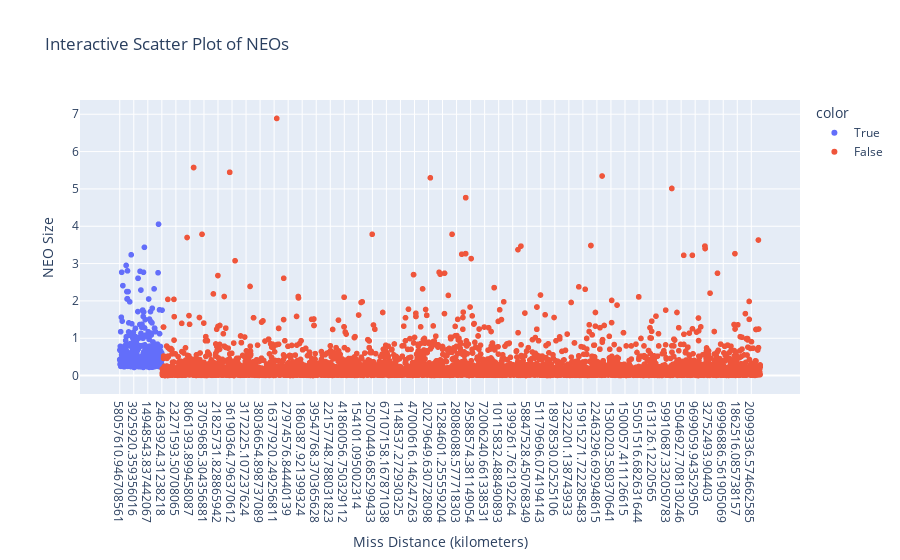

Write notebook code for a chart like this one.
### Code cell
import plotly.express as px

# Initialize lists to store data for the scatter plot
neo_names = []
neo_sizes = []
neo_distances = []
neo_hazardous = []

# Iterate over the fetched data
for d in data:
    near_earth_objects = d['near_earth_objects']
    for date_str, neo_list in near_earth_objects.items():
        for neo in neo_list:
            # Extract NEO data
            name = neo['name']
            size = neo['estimated_diameter']['kilometers']['estimated_diameter_max']
            distance = neo['close_approach_data'][0]['miss_distance']['kilometers']
            hazardous = neo['is_potentially_hazardous_asteroid']
            
            # Append NEO data to respective lists
            neo_names.append(name)
            neo_sizes.append(size)
            neo_distances.append(distance)
            neo_hazardous.append(hazardous)

# Create an interactive scatter plot using Plotly
fig = px.scatter(x=neo_distances, y=neo_sizes, hover_name=neo_names, color=neo_hazardous,
                 labels={'x': 'Miss Distance (kilometers)', 'y': 'NEO Size'},
                 title='Interactive Scatter Plot of NEOs')
fig.update_layout(hovermode='closest')
fig.show()

### Figure 1 — Plotly figure (JSON) as saved in the notebook; plotly's stock layout.template omitted (floating-point values rounded to 4 significant figures; data arrays with more than 128 entries replaced by an {"elided": "..."} marker saying what was removed)
{"data": [{"hovertemplate": "<b>%{hovertext}</b><br><br>color=True<br>Miss Distance (kilometers)=%{x}<br>NEO Size=%{y}<extra></extra>", "hovertext": {"elided": "507 str values"}, "legendgroup": "True", "marker": {"color": "#636efa", "symbol": "circle"}, "mode": "markers", "name": "True", "showlegend": true, "type": "scattergl", "x": {"elided": "507 str values"}, "xaxis": "x", "y": {"elided": "507 float values"}, "yaxis": "y"}, {"hovertemplate": "<b>%{hovertext}</b><br><br>color=False<br>Miss Distance (kilometers)=%{x}<br>NEO Size=%{y}<extra></extra>", "hovertext": {"elided": "7444 str values"}, "legendgroup": "False", "marker": {"color": "#EF553B", "symbol": "circle"}, "mode": "markers", "name": "False", "showlegend": true, "type": "scattergl", "x": {"elided": "7444 str values"}, "xaxis": "x", "y": {"elided": "7444 float values"}, "yaxis": "y"}], "layout": {"hovermode": "closest", "legend": {"title": {"text": "color"}, "tracegroupgap": 0}, "title": {"text": "Interactive Scatter Plot of NEOs"}, "xaxis": {"anchor": "y", "domain": [0, 1], "title": {"text": "Miss Distance (kilometers)"}}, "yaxis": {"anchor": "x", "domain": [0, 1], "title": {"text": "NEO Size"}}}}
